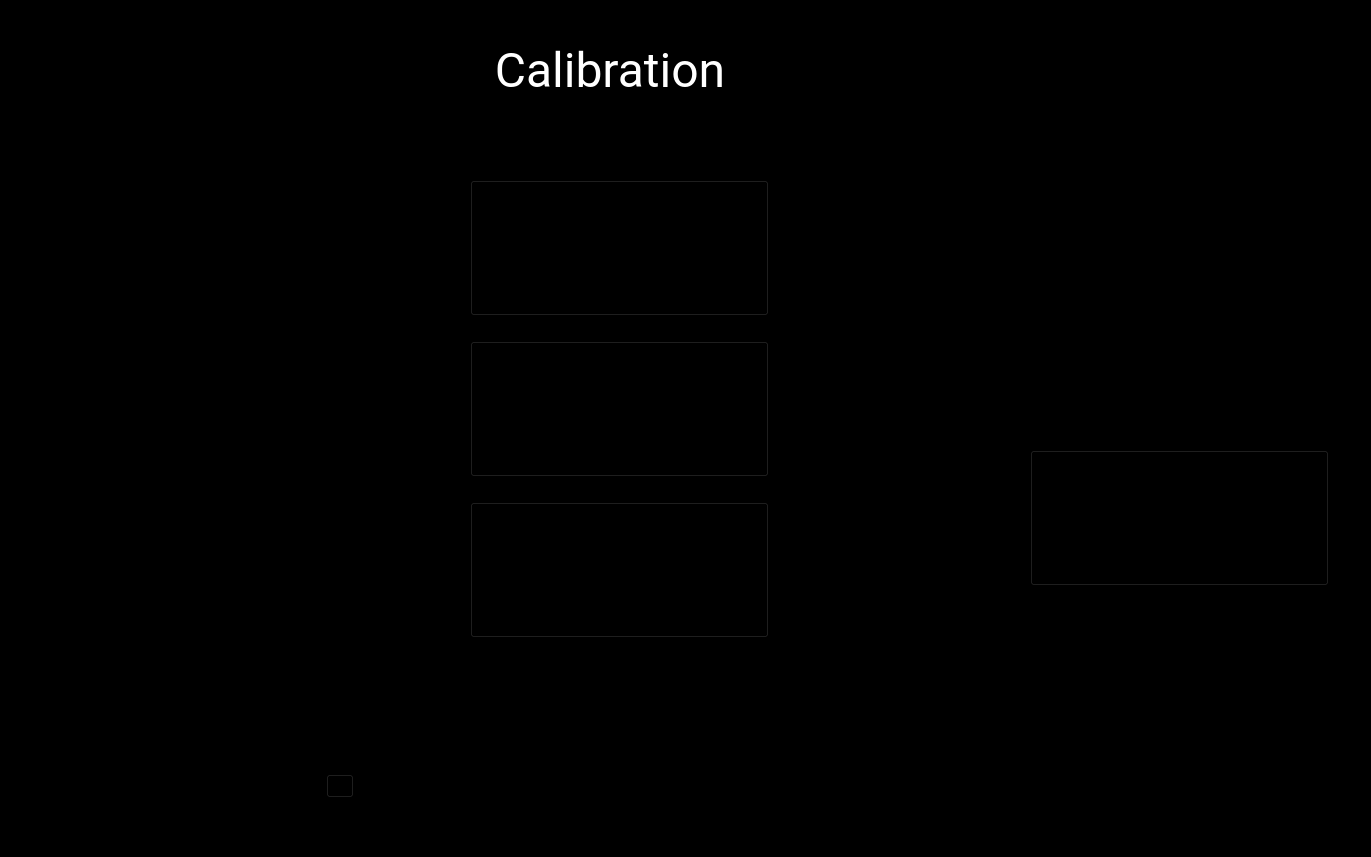
<?xml version="1.0" encoding="UTF-8"?>
<ui version="4.0">
 <class>setting_screen</class>
 <widget class="QWidget" name="setting_screen">
  <property name="geometry">
   <rect>
    <x>0</x>
    <y>0</y>
    <width>1371</width>
    <height>857</height>
   </rect>
  </property>
  <property name="sizePolicy">
   <sizepolicy hsizetype="Fixed" vsizetype="Fixed">
    <horstretch>0</horstretch>
    <verstretch>0</verstretch>
   </sizepolicy>
  </property>
  <property name="minimumSize">
   <size>
    <width>1371</width>
    <height>857</height>
   </size>
  </property>
  <property name="maximumSize">
   <size>
    <width>1371</width>
    <height>857</height>
   </size>
  </property>
  <property name="windowTitle">
   <string>Calibrations</string>
  </property>
  <property name="styleSheet">
   <string notr="true">background-color: rgb(00, 0, 0);</string>
  </property>
  <widget class="QWidget" name="layoutWidget">
   <property name="geometry">
    <rect>
     <x>290</x>
     <y>770</y>
     <width>641</width>
     <height>61</height>
    </rect>
   </property>
   <layout class="QHBoxLayout" name="horizontalLayout_2">
    <property name="leftMargin">
     <number>36</number>
    </property>
    <property name="rightMargin">
     <number>36</number>
    </property>
    <property name="bottomMargin">
     <number>28</number>
    </property>
    <item>
     <widget class="QPushButton" name="btn_back">
      <property name="sizePolicy">
       <sizepolicy hsizetype="Fixed" vsizetype="Fixed">
        <horstretch>0</horstretch>
        <verstretch>0</verstretch>
       </sizepolicy>
      </property>
      <property name="minimumSize">
       <size>
        <width>28</width>
        <height>24</height>
       </size>
      </property>
      <property name="maximumSize">
       <size>
        <width>28</width>
        <height>24</height>
       </size>
      </property>
      <property name="focusPolicy">
       <enum>Qt::TabFocus</enum>
      </property>
      <property name="text">
       <string/>
      </property>
      <property name="shortcut">
       <string>Alt+Left</string>
      </property>
     </widget>
    </item>
    <item>
     <spacer name="horizontalSpacer_3">
      <property name="orientation">
       <enum>Qt::Horizontal</enum>
      </property>
      <property name="sizeHint" stdset="0">
       <size>
        <width>40</width>
        <height>20</height>
       </size>
      </property>
     </spacer>
    </item>
   </layout>
  </widget>
  <widget class="QLabel" name="main_info">
   <property name="geometry">
    <rect>
     <x>360</x>
     <y>40</y>
     <width>500</width>
     <height>61</height>
    </rect>
   </property>
   <property name="font">
    <font>
     <family>Roboto</family>
     <pointsize>36</pointsize>
    </font>
   </property>
   <property name="styleSheet">
    <string notr="true">color: rgb(255, 255, 255);</string>
   </property>
   <property name="text">
    <string>Calibration</string>
   </property>
   <property name="alignment">
    <set>Qt::AlignCenter</set>
   </property>
  </widget>
  <widget class="QWidget" name="layoutWidget">
   <property name="geometry">
    <rect>
     <x>300</x>
     <y>70</y>
     <width>639</width>
     <height>569</height>
    </rect>
   </property>
   <layout class="QVBoxLayout" name="verticalLayout">
    <property name="spacing">
     <number>25</number>
    </property>
    <property name="leftMargin">
     <number>170</number>
    </property>
    <property name="topMargin">
     <number>110</number>
    </property>
    <property name="rightMargin">
     <number>170</number>
    </property>
    <item>
     <widget class="QPushButton" name="btn_camera_cali">
      <property name="sizePolicy">
       <sizepolicy hsizetype="Fixed" vsizetype="Fixed">
        <horstretch>0</horstretch>
        <verstretch>0</verstretch>
       </sizepolicy>
      </property>
      <property name="minimumSize">
       <size>
        <width>299</width>
        <height>136</height>
       </size>
      </property>
      <property name="maximumSize">
       <size>
        <width>299</width>
        <height>136</height>
       </size>
      </property>
      <property name="focusPolicy">
       <enum>Qt::TabFocus</enum>
      </property>
      <property name="styleSheet">
       <string notr="true">border-image: url(./images/camera_cali_unpressed.png);</string>
      </property>
      <property name="text">
       <string/>
      </property>
      <property name="shortcut">
       <string>Alt+C</string>
      </property>
     </widget>
    </item>
    <item>
     <widget class="QPushButton" name="btn_fw_cali">
      <property name="sizePolicy">
       <sizepolicy hsizetype="Fixed" vsizetype="Fixed">
        <horstretch>0</horstretch>
        <verstretch>0</verstretch>
       </sizepolicy>
      </property>
      <property name="minimumSize">
       <size>
        <width>299</width>
        <height>136</height>
       </size>
      </property>
      <property name="maximumSize">
       <size>
        <width>299</width>
        <height>136</height>
       </size>
      </property>
      <property name="focusPolicy">
       <enum>Qt::TabFocus</enum>
      </property>
      <property name="styleSheet">
       <string notr="true">border-image: url(./images/fw_cali_unpressed.png);</string>
      </property>
      <property name="text">
       <string/>
      </property>
      <property name="shortcut">
       <string>Alt+F</string>
      </property>
     </widget>
    </item>
    <item>
     <widget class="QPushButton" name="btn_bw_cali">
      <property name="sizePolicy">
       <sizepolicy hsizetype="Fixed" vsizetype="Fixed">
        <horstretch>0</horstretch>
        <verstretch>0</verstretch>
       </sizepolicy>
      </property>
      <property name="minimumSize">
       <size>
        <width>299</width>
        <height>136</height>
       </size>
      </property>
      <property name="maximumSize">
       <size>
        <width>299</width>
        <height>136</height>
       </size>
      </property>
      <property name="focusPolicy">
       <enum>Qt::TabFocus</enum>
      </property>
      <property name="styleSheet">
       <string notr="true">border-image: url(./images/bw_cali_unpressed.png);</string>
      </property>
      <property name="text">
       <string/>
      </property>
      <property name="shortcut">
       <string>Alt+R</string>
      </property>
     </widget>
    </item>
   </layout>
  </widget>
  <widget class="QPushButton" name="btn_pics">
   <property name="geometry">
    <rect>
     <x>1030</x>
     <y>450</y>
     <width>299</width>
     <height>136</height>
    </rect>
   </property>
   <property name="sizePolicy">
    <sizepolicy hsizetype="Fixed" vsizetype="Fixed">
     <horstretch>0</horstretch>
     <verstretch>0</verstretch>
    </sizepolicy>
   </property>
   <property name="minimumSize">
    <size>
     <width>299</width>
     <height>136</height>
    </size>
   </property>
   <property name="maximumSize">
    <size>
     <width>299</width>
     <height>136</height>
    </size>
   </property>
   <property name="focusPolicy">
    <enum>Qt::TabFocus</enum>
   </property>
   <property name="styleSheet">
    <string notr="true">border-image: url(./images/fw_cali_unpressed.png);</string>
   </property>
   <property name="text">
    <string/>
   </property>
   <property name="shortcut">
    <string>Alt+F</string>
   </property>
  </widget>
  <zorder>layoutWidget</zorder>
  <zorder>layoutWidget</zorder>
  <zorder>main_info</zorder>
  <zorder>btn_pics</zorder>
 </widget>
 <tabstops>
  <tabstop>btn_fw_cali</tabstop>
  <tabstop>btn_bw_cali</tabstop>
  <tabstop>btn_back</tabstop>
 </tabstops>
 <resources/>
 <connections/>
</ui>
